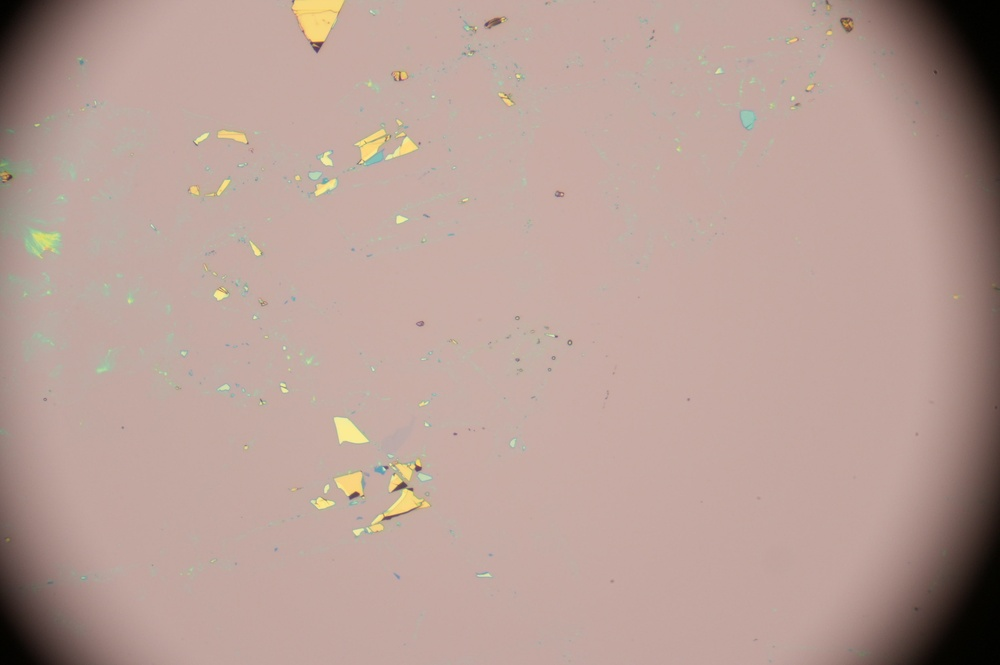
#> input picture images/graphene1.JPG, 1000 x 665 px, shrunk from 3104 x 2064 before the run, found by its file name; its folder holds only this picture in this run
$ python run_detector_mac.py
#> lines starting #> are read from the running program, lines starting #| are printed output that depends on the picture; after the words box and inside, x2 and y2 are one past the last pixel; in counts of white or black regions, pixels touching at a corner belong together
### 2DMatGMM-main/GMMDetector/MaterialDetector.py
from __future__ import annotations
from dataclasses import dataclass
from typing import List, Optional, Tuple, Dict, Any
import numpy as np
import cv2

@dataclass
class Flake:
    center: Tuple[int, int]
    layer: Optional[str] = None
    confidence: float = 0.0
    area: float = 0.0
    bbox: Optional[Tuple[int,int,int,int]] = None
    contour: Optional[np.ndarray] = None

    # Additional properties for compatibility
    # [57 lines left out: functions false_positive_probability, thickness, size, get_mask, mask, not called in this run]

def _prep_gaussian(mu_list, cov_list, cov_floor: float):
    mu = np.array(mu_list, dtype=np.float32)
    cov = np.array(cov_list, dtype=np.float32)
    cov = cov + np.eye(3, dtype=np.float32) * cov_floor  # 关键：避免 cov 太尖导致“全是薄片”
    inv = np.linalg.inv(cov).astype(np.float32)
    sign, logdet = np.linalg.slogdet(cov)
    if sign <= 0:
        cov = cov + np.eye(3, dtype=np.float32) * (10 * cov_floor)
        inv = np.linalg.inv(cov).astype(np.float32)
        sign, logdet = np.linalg.slogdet(cov)
    return mu, inv, float(logdet)

def _logpdf(X: np.ndarray, mu: np.ndarray, inv_cov: np.ndarray, logdet: float) -> np.ndarray:
    D = X - mu.reshape(1,1,3)
    d2 = (
        D[:,:,0]*(inv_cov[0,0]*D[:,:,0] + inv_cov[0,1]*D[:,:,1] + inv_cov[0,2]*D[:,:,2]) +
        D[:,:,1]*(inv_cov[1,0]*D[:,:,0] + inv_cov[1,1]*D[:,:,1] + inv_cov[1,2]*D[:,:,2]) +
        D[:,:,2]*(inv_cov[2,0]*D[:,:,0] + inv_cov[2,1]*D[:,:,1] + inv_cov[2,2]*D[:,:,2])
    )
    return -0.5 * (d2 + logdet)

def _sigmoid(z: np.ndarray) -> np.ndarray:
    return 1.0 / (1.0 + np.exp(-z))

class MaterialDetector:
    """
    Material detector using Gaussian Mixture Models.

    Supports both old format (numbered layers) and new format (BG/1L/2L classes).
    """

    def __init__(
        self,
        contrast_dict: Optional[Dict[str, Any]] = None,
        size_threshold: int = 120,
        standard_deviation_threshold: float = 5.0,
        used_channels: str = "BGR",
        max_components: int = 60,
        supported_layers: Optional[List[str]] = None,
        **kwargs
    ):
        self.contrast_dict = contrast_dict or {}
        self.size_threshold = int(size_threshold)
        self.std_thr = float(standard_deviation_threshold)
        self.used_channels = used_channels
        self.max_components = int(max_components)

        # Supported layers (default: 1L and 2L only)
        self.supported_layers = supported_layers or ["1L", "2L"]

        # Convert std_thr to llr_threshold (higher = stricter)
        self.llr_threshold = 0.8 * self.std_thr + 1.5

        # Covariance floor to prevent numerical issues
        self.cov_floor = 5e-4

        # Parse contrast_dict - handle both formats
        self._parse_parameters()

    def _parse_parameters(self):
        """Parse parameters from contrast_dict, handling multiple formats."""
        if "classes" in self.contrast_dict:
            # New format: {"bg_rgb": [...], "classes": {"BG": {...}, "1L": {...}, ...}}
            self.bg_rgb = np.array(
                self.contrast_dict.get("bg_rgb", [160, 160, 160]),
                dtype=np.float32
            )
            classes = self.contrast_dict["classes"]

            # Prepare background
            if "BG" in classes:
                self.mu_bg, self.inv_bg, self.logdet_bg = _prep_gaussian(
                    classes["BG"]["mu"], classes["BG"]["cov"], self.cov_floor
                )
            else:
                # Default background if not provided
                self.mu_bg = np.zeros(3, dtype=np.float32)
                self.inv_bg = np.eye(3, dtype=np.float32)
                self.logdet_bg = 0.0

            # Prepare layer classes (only supported layers)
            self.layers = {}
            for layer_name in self.supported_layers:
                if layer_name in classes:
                    mu, inv_cov, logdet = _prep_gaussian(
                        classes[layer_name]["mu"],
                        classes[layer_name]["cov"],
                        self.cov_floor
                    )
                    self.layers[layer_name] = (mu, inv_cov, logdet)
                else:
                    print(f"Warning: Layer {layer_name} not found in parameter file")

        elif "1" in self.contrast_dict:
            # Old format: {"1": {"contrast": {...}, "covariance_matrix": [...]}, ...}
            # Convert to new format on the fly
            print("Warning: Using old parameter format. Consider converting to new format.")

            # Estimate background RGB (use default if not provided)
            self.bg_rgb = np.array([160, 160, 160], dtype=np.float32)

            # Create default background Gaussian
            self.mu_bg = np.zeros(3, dtype=np.float32)
            self.inv_bg = np.eye(3, dtype=np.float32) * 10.0
            self.logdet_bg = -np.log(10.0) * 3

            # Convert numbered layers to named layers (only supported layers)
            self.layers = {}
            for layer_name in self.supported_layers:
                # Extract layer number (e.g., "1L" -> "1")
                try:
                    layer_num = int(layer_name[:-1])
                    layer_key = str(layer_num)
                except (ValueError, IndexError):
                    print(f"Warning: Invalid layer name {layer_name}")
                    continue

                if layer_key in self.contrast_dict:
                    layer_data = self.contrast_dict[layer_key]
                    # Convert contrast to mu (BGR order to match OpenCV image format)
                    contrast = layer_data.get("contrast", {})
                    mu = np.array([
                        contrast.get("b", 0.0),
                        contrast.get("g", 0.0),
                        contrast.get("r", 0.0)
                    ], dtype=np.float32)

                    cov = np.array(layer_data["covariance_matrix"], dtype=np.float32)

                    mu_prep, inv_cov, logdet = _prep_gaussian(mu, cov, self.cov_floor)
                    self.layers[layer_name] = (mu_prep, inv_cov, logdet)
                else:
                    print(f"Warning: Layer {layer_name} (key '{layer_key}') not found in parameter file")

        else:
            raise ValueError("Invalid contrast_dict format: must contain either 'classes' or numbered layers")

    def _contrast(self, img_bgr: np.ndarray) -> np.ndarray:
        bg = self.bg_rgb.reshape(1,1,3)
        img = img_bgr.astype(np.float32)
        return (img - bg) / np.clip(bg, 1.0, None)

    def detect_flakes(self, image: np.ndarray) -> List[Flake]:
        """Detect flakes in the given image."""
        if image is None or getattr(image, "size", 0) == 0:
            return []
        if image.dtype != np.uint8:
            image = np.clip(image, 0, 255).astype(np.uint8)

        H, W = image.shape[:2]
        X = self._contrast(image)

        # Compute log-likelihood for background
        ll_bg = _logpdf(X, self.mu_bg, self.inv_bg, self.logdet_bg)

        # Compute log-likelihood for all available layers
        ll_layers = {}
        for layer_name, (mu, inv_cov, logdet) in self.layers.items():
            ll_layers[layer_name] = _logpdf(X, mu, inv_cov, logdet)

        if not ll_layers:
            return []

        # Find the best layer for each pixel
        layer_names = list(ll_layers.keys())
        ll_stack = np.stack([ll_layers[name] for name in layer_names], axis=2)
        ll_max = np.max(ll_stack, axis=2)
        cls_idx = np.argmax(ll_stack, axis=2)

        # Log-likelihood ratio
        llr = ll_max - ll_bg

        # Smooth to reduce noise
        llr_blur = cv2.GaussianBlur(llr.astype(np.float32), (0, 0), 1.4)

        # Threshold to find material regions
        material_mask = (llr_blur > self.llr_threshold).astype(np.uint8)

        # Create separate masks for each layer
        layer_masks = {}
        k = np.ones((3, 3), np.uint8)
        for i, layer_name in enumerate(layer_names):
            mask = (material_mask & (cls_idx == i)).astype(np.uint8) * 255
            # Morphological operations to clean up
            mask = cv2.morphologyEx(mask, cv2.MORPH_OPEN, k, iterations=1)
            mask = cv2.morphologyEx(mask, cv2.MORPH_CLOSE, k, iterations=2)
            layer_masks[layer_name] = mask

        # Extract flakes from each layer mask
        flakes: List[Flake] = []

        def extract(mask, layer_name):
            cnts, _ = cv2.findContours(mask, cv2.RETR_EXTERNAL, cv2.CHAIN_APPROX_SIMPLE)
            for c in cnts:
                area = float(cv2.contourArea(c))
                if area < self.size_threshold:
                    continue
                x, y, w, h = cv2.boundingRect(c)
                if w < 5 or h < 5:
                    continue
                if area > 0.8 * W * H:
                    continue

                M = cv2.moments(c)
                if M.get("m00", 0) > 0:
                    cx = int(M["m10"] / M["m00"])
                    cy = int(M["m01"] / M["m00"])
                else:
                    cx, cy = x + w // 2, y + h // 2

                roi = llr_blur[max(0, y):min(H, y + h), max(0, x):min(W, x + w)]
                med = float(np.median(roi)) if roi.size else self.llr_threshold

                # Confidence using sigmoid to avoid saturation
                conf = float(_sigmoid((med - self.llr_threshold) / 1.2))

                flakes.append(Flake(
                    center=(cx, cy),
                    layer=layer_name,
                    confidence=conf,
                    area=area,
                    bbox=(x, y, w, h),
                    contour=c
                ))

        for layer_name, mask in layer_masks.items():
            extract(mask, layer_name)

        # Sort by confidence and filter
        flakes.sort(key=lambda f: f.confidence, reverse=True)
        flakes = [f for f in flakes if f.confidence >= 0.5]

        # Keep only best flakes (remove strict one-per-layer limit)
        return flakes[: self.max_components]

### 2DMatGMM-main/demo/run_detector_mac.py
import sys, os
sys.path.append(os.path.abspath(".."))
import os, json, cv2
from GMMDetector import MaterialDetector

IMAGE_DIR = "/Users/jason/Desktop/automated microscope/images"
PARAM_PATH = "/Users/jason/Desktop/automated microscope/2DMatGMM-Main/GMMDetector/trained_parameters/Graphene_GMM.json"

contrast_dict = json.load(open(PARAM_PATH, "r"))
#> (reads 2DMatGMM-main/GMMDetector/trained_parameters/Graphene_GMM.json from the repository)

model = MaterialDetector(
    contrast_dict=contrast_dict,
    size_threshold=500,
    standard_deviation_threshold=11,
    used_channels="BGR",
)

CONFIDENCE_THRESHOLD = 0.5

print("Reading images from:", IMAGE_DIR)
imgs = [f for f in os.listdir(IMAGE_DIR) if f.lower().endswith((".jpg",".jpeg",".png",".tif",".tiff"))]
print("Found", len(imgs), "images:", imgs)

for name in imgs:
    path = os.path.join(IMAGE_DIR, name)
    image = cv2.imread(path)
#> image is the input picture: shape (665, 1000, 3); mean B, G, R 150.7, 158.5, 183.4
    if image is None:
        print("Cannot read:", name)
        continue

    flakes = model.detect_flakes(image)
#> in _logpdf, `d2 = ( D[:,:,0]*(inv_cov[0,0]*D[:,:,0] + inv_cov[0,1]*D[:,:,1] + inv_c..`:
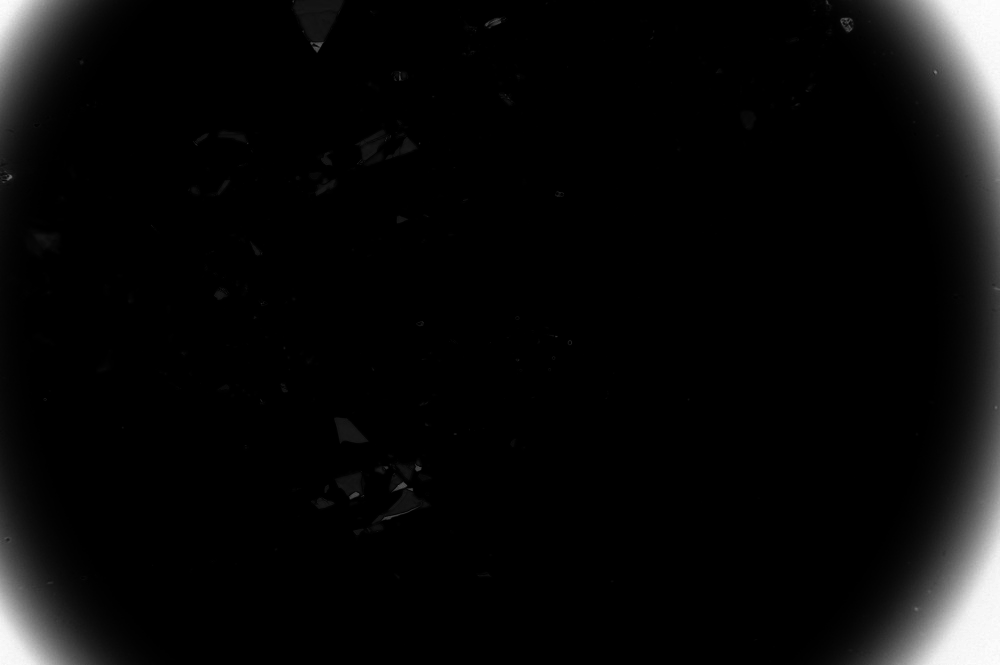
#> d2: shape (665, 1000) float32; min 0.0206, max 4054.4, mean 164.7; drawn with min black and max white
#> in _logpdf, `return -0.5 * (d2 + logdet)`:
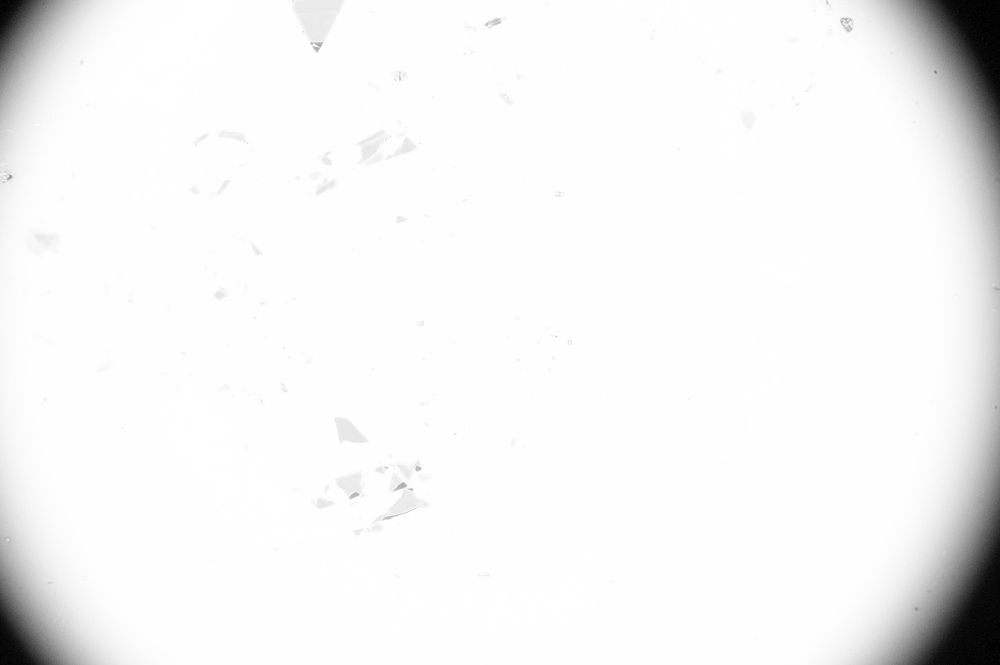
#> returned value: shape (665, 1000) float32; min -2016.3, max 10.92, mean -71.42; drawn with min black and max white
#> after the loop in detect_flakes, `for layer_name, (mu, inv_cov, logdet) in self.layers.items():`: ll_layers = 2 items
#> in detect_flakes, `layer_names = list(ll_layers.keys())`: layer_names = ['1L', '2L']
#> in detect_flakes, `cls_idx = np.argmax(ll_stack, axis=2)`:
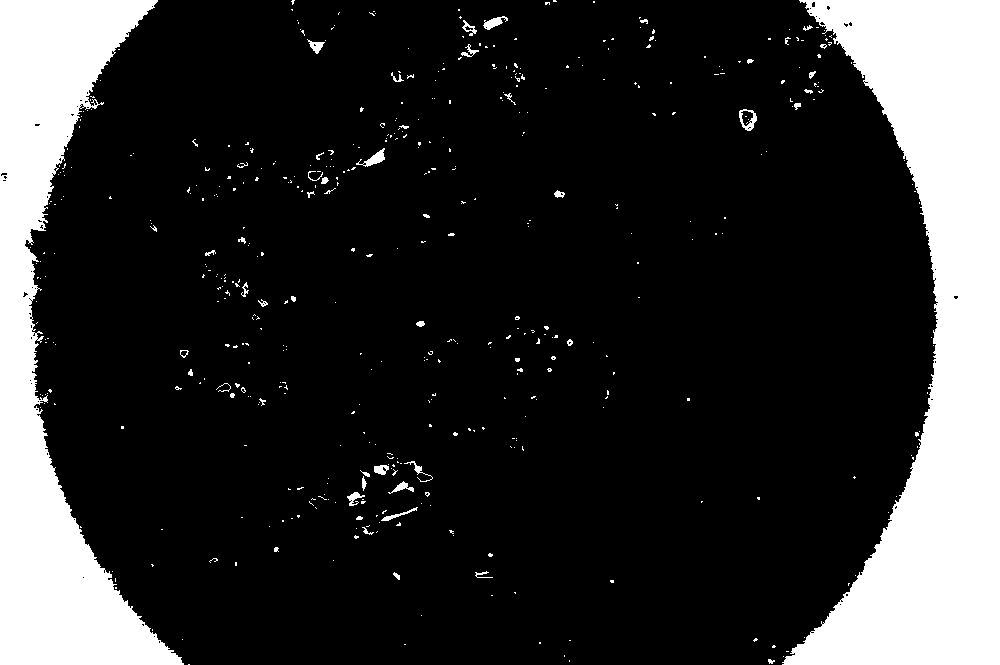
#> cls_idx: shape (665, 1000) int64; values 0 (black) and 1 (white), 19.1% white; 494 white regions (443 under 20 px), largest, box (x1, y1, x2, y2) and area: (782, 0, 1000, 665) 72722, (0, 0, 184, 665) 49864, (356, 148, 385, 167) 200
#> in detect_flakes, `llr = ll_max - ll_bg`:
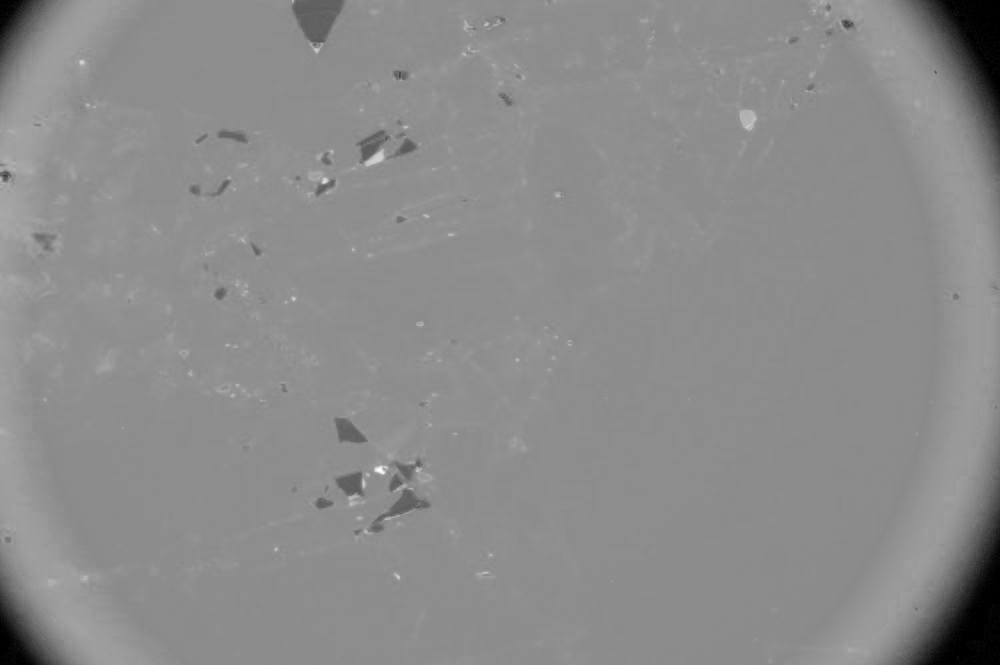
#> llr: shape (665, 1000) float32; min -76.85, max 57.93, mean -3.1; drawn with min black and max white
#> in detect_flakes, `material_mask = (llr_blur > self.llr_threshold).astype(np.uint8)`:
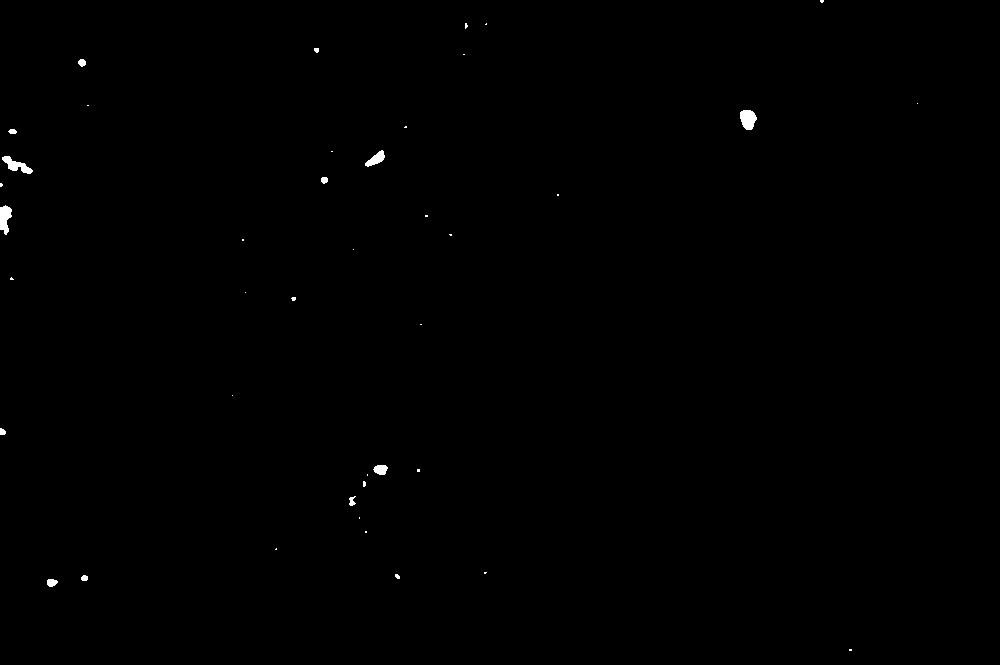
#> material_mask: shape (665, 1000); values 0 (black) and 1 (white), 0.23% white; 41 white regions (28 under 20 px), largest, box (x1, y1, x2, y2) and area: (740, 110, 757, 130) 257, (0, 205, 12, 235) 244, (2, 156, 33, 174) 242
#> the loop in detect_flakes, `for i, layer_name in enumerate(layer_names):` made 2 passes
#> layer_name on passes 1 to 2: '1L', '2L'
#> pass 1, in detect_flakes, `mask = (material_mask & (cls_idx == i)).astype(np.uint8) * 255`:
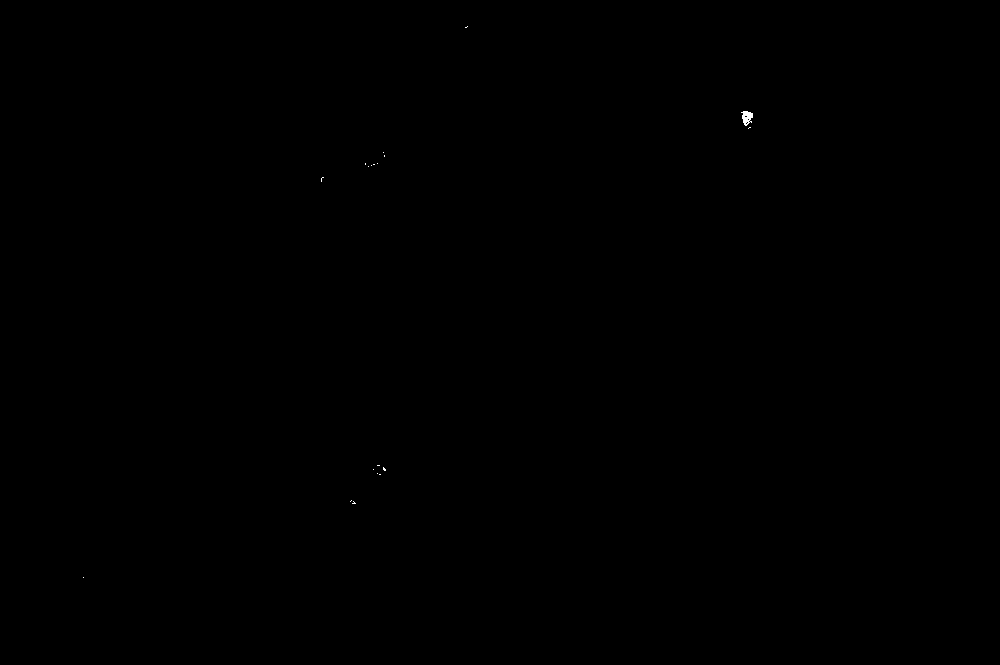
#> mask: shape (665, 1000); 0.02% white; 19 white regions (18 under 20 px), largest, box (x1, y1, x2, y2) and area: (741, 111, 753, 126) 114
#> after the loop in detect_flakes, `for i, layer_name in enumerate(layer_names):`: layer_masks = 2 items
#> the loop in detect_flakes, `for layer_name, mask in layer_masks.items():` made 2 passes
#> flakes = []
    kept = [flake for flake in flakes if getattr(flake, "confidence", 1.0) >= CONFIDENCE_THRESHOLD]
#> kept = []

    print("\n==", name, "==")
    print("Detected flakes:", len(flakes), " | after threshold:", len(kept))
#| Detected flakes: 0  | after threshold: 0
    for flake in kept[:20]:
        print("center:", flake.center, "layer:", getattr(flake, "layer", None), "conf:", getattr(flake, "confidence", None))
#> this loop made 0 passes

print("\nDone.")
